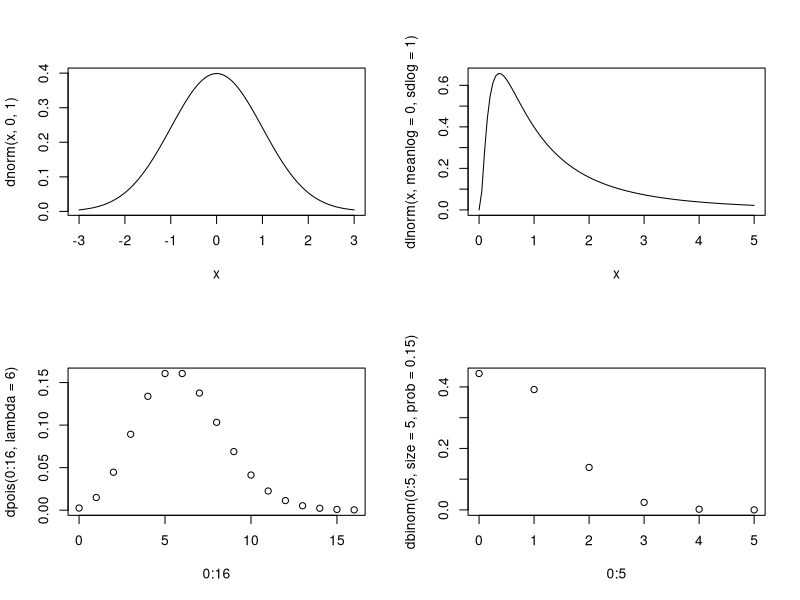

Write R code to recreate this figure.
#par
par(mfrow=c(2,2))
curve(dnorm(x,0,1),xlim=c(-3,3))
curve(dlnorm(x,meanlog=0,sdlog=1), xlim=c(0,5))
plot(y=dpois(0:16,lambda=6),x=0:16,type="p")
plot(y=dbinom(0:5,size=5,prob=0.15),x=0:5)

#split.screen
# split.screen(curve(dnorm(x,0,1),xlim=c(-3,3)))
# curve(dlnorm(x,meanlog=0,sdlog=1), xlim=c(0,5)))
# curve(dpois(x,lambda=6),xlim=c(0,15),n=16, add=TRUE)
# curve(dbinom(x,size=5,prob=0.65),xlim=c(0,),n=16, add=TRUE)
# screen, erase = TRUE))
